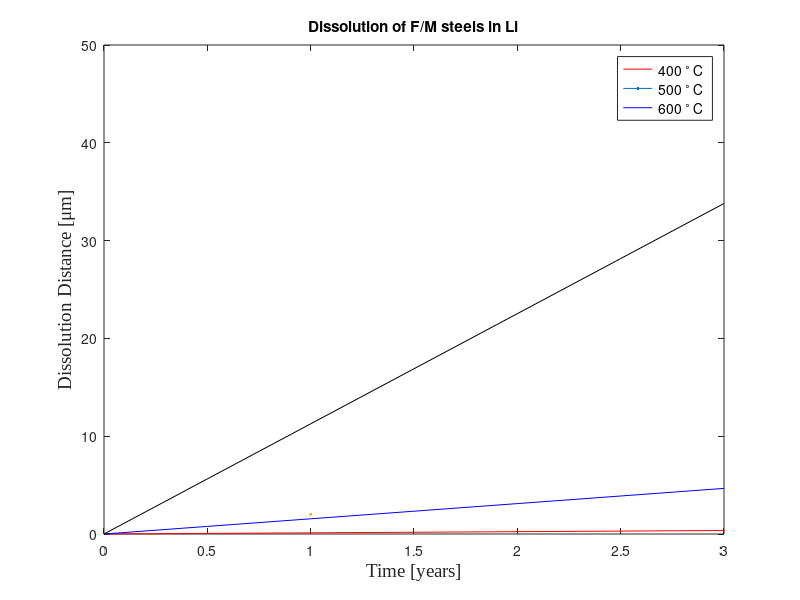

This figure's MATLAB source: (Note: this script raises an error after producing the figure.)
close all; clear all;

msize=10;fsize=14;
%%%%%%%%%%%%   Data Source  %%%%%%%%%%%%%%%%%%%%%%%
%Journal of Nuclear Materials 155-157 (1988) 715-721
% COMPATIBILITY OF FERRITIC STEELS IN FORCED CIRCULATION LITHIUM
% AND Pb-17Li SYSTEMS
% O.K. CHOPRA 1 and D.L. SMITH
%%%%%%%%%%%%%%%%%%%%%%%%%%%%%%%%%%%%%%%%%%%%%%%%%%%%%%%%%%%%%%%%%%%%%%%%%
a_1=7.3;
b_1=-5.8;
a_2=7.85;
b_2=-5.;
del=0.4;
k=8.617333e-5;
A_1=10^(a_1+del)
A_2=10^(a_2+del/2)
Q_1=-1000*k*b_1/0.434
Q_2=-1000*k*b_2/0.434

d_1=@(T) A_1*exp(-Q_1/(k*T))
d_2=@(T) A_2*exp(-Q_2/(k*T))

t=0:0.5:3;

figure('Name','Dissolution distace for Li')
plot(t,d_1(673)*t,'r',LineWidth=2)
hold on
plot(t,d_1(773)*t,'b',LineWidth=2)
hold on
plot(t,d_1(873)*t,'k',LineWidth=2)
hold on
legend({'400 ^\circ C','500 ^\circ C','600 ^\circ C'},...
    'Location','northeast','NumColumns',1,'FontSize',msize)
xlabel('Time [years]','FontName','Times New Roman','FontSize',fsize)
ylabel('Dissolution Distance [\mum]','FontSize',fsize,'FontName', 'Times New Roman')
xlim([0 3])
ylim([0 50])
title('Dissolution of F/M steels in Li')
ax = gca;
ax.FontSize = fsize; 
hold on
figure('Name','Dissolution distace for LiPb')
plot(t,d_2(673)*t,'r',LineWidth=2)
hold on
plot(t,d_2(773)*t,'b',LineWidth=2)
hold on
plot(t,d_2(873)*t,'k',LineWidth=2)
hold on
legend({'400 ^\circ C','500 ^\circ C','600 ^\circ C'},...
    'Location','northwest','NumColumns',1,'FontSize',msize)
xlabel('Time [years]','FontName','Times New Roman','FontSize',fsize)
ylabel('Dissolution Distance [\mum]','FontSize',fsize,'FontName', 'Times New Roman')
xlim([0 3])
ylim([0 500])
title('Dissolution of F/M steels in LiPb')
ax = gca;
ax.FontSize = fsize; 
hold on

x1=1:0.1:1.7;
y_1=a_1+b_1.*x1;
y_2=a_2+b_2.*x1;
y_1_p=y_1+del;
y_1_m=y_1-1.5*del;
y_2_p=y_2+del/2;
y_2_m=y_2-del/2;

LiPb=[
1.24614423355027	1.54050606418169;
1.30347993900426	1.28288417001498;
1.34989701085955	1.05077686615696;
1.37616411298375	0.926209787052576;
1.45803241548361	0.535436735758166;
1.54648055990713	0.100256415138551;
1.61958529376359	-0.241006448768912;
];

Li=[1.14884529209627	0.473114251898460;
1.23559106381897	0.451572435374154;
1.23394109951456	-0.400959327018995;
1.23355023868734	-0.425415588623890;
1.29495231607870	-0.414730309388239;
1.32555862766381	-0.313217098470036;
1.32487074115091	-0.0361215687093424;
1.32444866140778	-0.450156260923952;
1.32545676480104	-0.631075103025233;
1.32299760619618	-0.662081985157536;
1.32593753610609	-0.697899383671544;
1.32517829207110	-0.769632042444134;
1.32229616175408	-0.792494992520186;
1.32401373731067	-0.851150875674103;
1.43656502998884	-1.11367782024101;
1.42824854938328	-1.13016697473539;
1.42828795549427	-1.17017355979665;
1.42787518643270	-1.22109785526181;
1.43896024486638	-1.19547535365767;
1.44214517412980	-1.13905467336106;
1.55085588722740	-1.53024988427051;
1.54994258094797	-1.54299289938255;
    ];

figure('Name', 'F/M steel corrosion rates')
p1=semilogy (LiPb(:,1),10.^LiPb(:,2),'o');
p1.MarkerSize=msize;
p1.MarkerFaceColor=[1 .5 .3];
hold on
p2=semilogy(Li(:,1),10.^Li(:,2),'square');
p2.MarkerSize=msize;
p2.MarkerFaceColor='b';
hold on
p3=semilogy(x1,10.^y_1,'k');
p3.LineWidth=2;
hold on
p3p=semilogy(x1,10.^y_1_p,'b--');
p3p.LineWidth=1;
hold on
p3m=semilogy(x1,10.^y_1_m,'b--');
p3m.LineWidth=1;
hold on
x2 = [x1, fliplr(x1)];
inBetween = [10.^y_1_m, fliplr(10.^y_1_p)];
fill(x2, inBetween, 'cyan','FaceAlpha',0.1);
p4=semilogy (x1,10.^y_2,'b');
p4.LineWidth=2;
p4p=semilogy(x1,10.^y_2_p,'b--');
p4p.LineWidth=1;
hold on
p4m=semilogy(x1,10.^y_2_m,'b--');
p4m.LineWidth=1;
hold on
x2 = [x1, fliplr(x1)];
inBetween = [10.^y_2_m, fliplr(10.^y_2_p)];
fill(x2, inBetween, 'yellow','FaceAlpha',0.1);
hold on
text(1.2,1,'Lithium','FontSize',msize)
text(1.4,10,'LiPb','FontSize',msize)
legend({'LiPb - Chopra','Li WARD/ORNL/ANL','LiPb fit','Li fit'},...
    'Location','northeast','NumColumns',2,'FontSize',msize)
xlabel('1000/T [K^{-1}]','FontName','Times New Roman','FontSize',fsize)
ylabel('Dissolution rate [\mum/year]','FontSize',fsize,'FontName', 'Times New Roman')
xlim([1 1.7])
ylim([1e-2 1e3])
title('Dissolution of F/M steels in Li and LiPb')
ax = gca;
ax.FontSize = fsize; 
hold on

